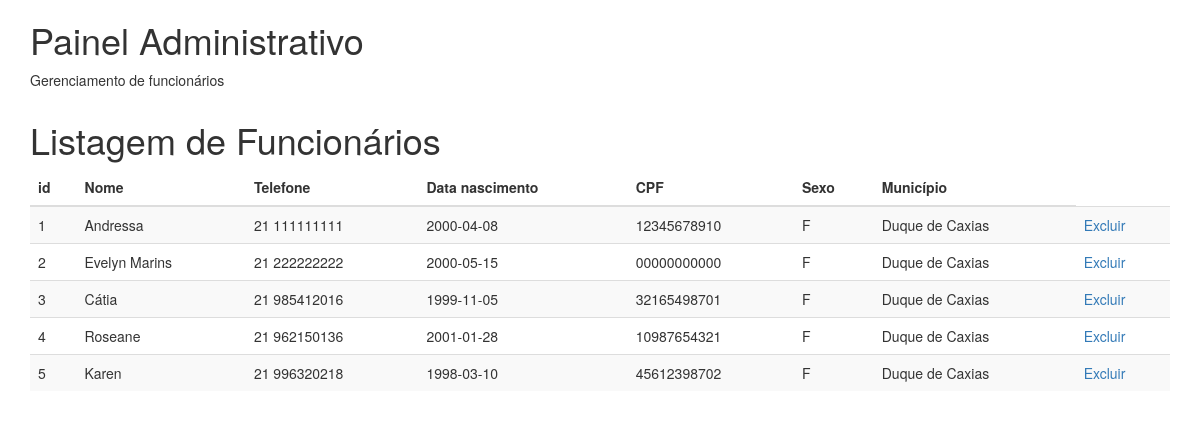
/painel_adm/lista_funcView.php, run on an earlier commit of the app's database.
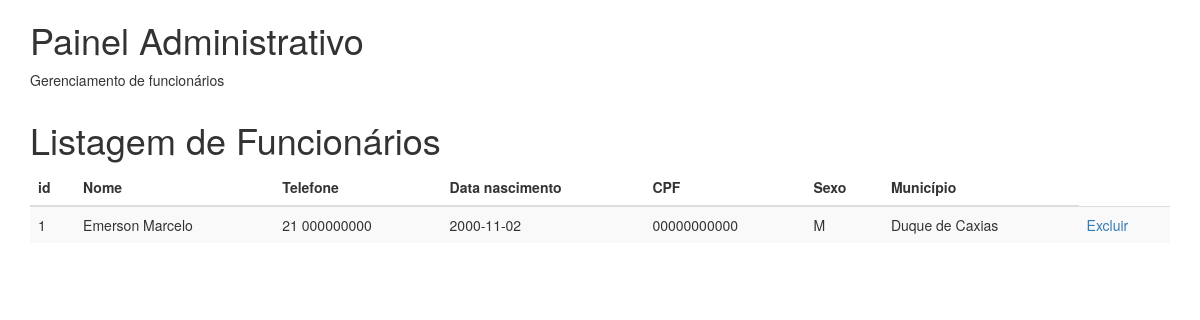
And on a later commit of the database.
### tables this page shows
CREATE TABLE Funcionario (
    id_func int,
    nome_funcionario VARCHAR (50),
    telefone VARCHAR (20),
    data_nasc date,
    cpf VARCHAR (20),
    sexo VARCHAR (1),
    municipio VARCHAR (50),
    estado VARCHAR (50),
    PRIMARY KEY (id_func),
    FOREIGN KEY (id_func) REFERENCES usuario(id_usuario)
);

### painel_adm/lista_funcModel.php (called while the page is built, shortened)
<?php
    function listar_funcionarios() {
        $connection = mysqli_connect("localhost", "root", "", "studiodebeleza");
        $sql = "SELECT * FROM funcionario";
        $result = mysqli_query($connection, $sql);
        $funcionarios = [];
        while($linha = mysqli_fetch_assoc($result))
        {
            $funcionario["id"] = $linha["id_func"];
            $funcionario["nome"] =  $linha["nome_funcionario"];
            $funcionario["telefone"] =  $linha["telefone"];
            $funcionario["nasc"] =  $linha["data_nasc"];
            $funcionario["cpf"] =  $linha["cpf"];
            $funcionario["sexo"] =  $linha["sexo"];
            $funcionario["municipio"] =  $linha["municipio"];
            array_push($funcionarios, $funcionario);
        }
        return $funcionarios;
    }
    ?>

### painel_adm/lista_funcCtrl.php (called while the page is built)
<?php
    require "lista_funcModel.php";
    function controle_listar_funcionarios() {
        return listar_funcionarios();
    }
?>

### painel_adm/lista_funcView.php (the view, shortened to what this page needs)
<!DOCTYPE html>
<head>
  <link rel="stylesheet" href="https://maxcdn.bootstrapcdn.com/bootstrap/3.3.5/css/bootstrap.min.css">
</head>
<body>
<div class="container">
  <h1>Painel Administrativo</h1>
  <p>Gerenciamento de funcionários</p>
</div>
    <div class="container">
        <h1>Listagem de Funcionários</h1>
          <table class="table table-striped">
            <thead>
                <th>id</th>
                <th>Nome</th>
                <th>Telefone</th>
                <th>Data nascimento</th>
                <th>CPF</th>
                <th>Sexo</th>
                <th>Município</th>
            </head>
          <tbody>
            <?php
                    require "lista_funcCtrl.php";
                    $funcionarios = controle_listar_funcionarios();
                    foreach ($funcionarios as $funcionario)
                    {
                        echo "<tr>";
                        echo "<td>" . $funcionario['id'] . "<br></td>";
                        echo "<td>" . $funcionario['nome'] . "<br></td>";
                        echo "<td>" . $funcionario['telefone'] . "<br></td>";
                        echo "<td>" . $funcionario['nasc'] . "<br></td>";
                        echo "<td>" . $funcionario['cpf'] . "<br></td>";
                        echo "<td>" . $funcionario['sexo'] . "<br></td>";
                        echo "<td>" . $funcionario['municipio'] . "<br></td>";
                        echo "<td><a href='excluir.php?id=" . $funcionario['id'] ."'>Excluir</a><br></td>";
                        echo "</tr>";
                    }
            ?>
          </tbody>
        </table>
</div>
</html>

What changed in the data, as far as the page shows it:
removed funcionario: id_func "2", nome_funcionario "Evelyn Marins", telefone "21 222222222", data_nasc "2000-05-15", cpf "00000000000", sexo "F", municipio "Duque de Caxias"
removed funcionario: id_func "3", nome_funcionario "Cátia", telefone "21 985412016", data_nasc "1999-11-05", cpf "32165498701", sexo "F", municipio "Duque de Caxias"
removed funcionario: id_func "4", nome_funcionario "Roseane", telefone "21 962150136", data_nasc "2001-01-28", cpf "10987654321", sexo "F", municipio "Duque de Caxias"
removed funcionario: id_func "5", nome_funcionario "Karen", telefone "21 996320218", data_nasc "1998-03-10", cpf "45612398702", sexo "F", municipio "Duque de Caxias"
changed funcionario "Duque de Caxias": nome_funcionario "Andressa" → "Emerson Marcelo"; telefone "21 111111111" → "21 000000000"; data_nasc "2000-04-08" → "2000-11-02"; cpf "12345678910" → "00000000000"; sexo "F" → "M"
